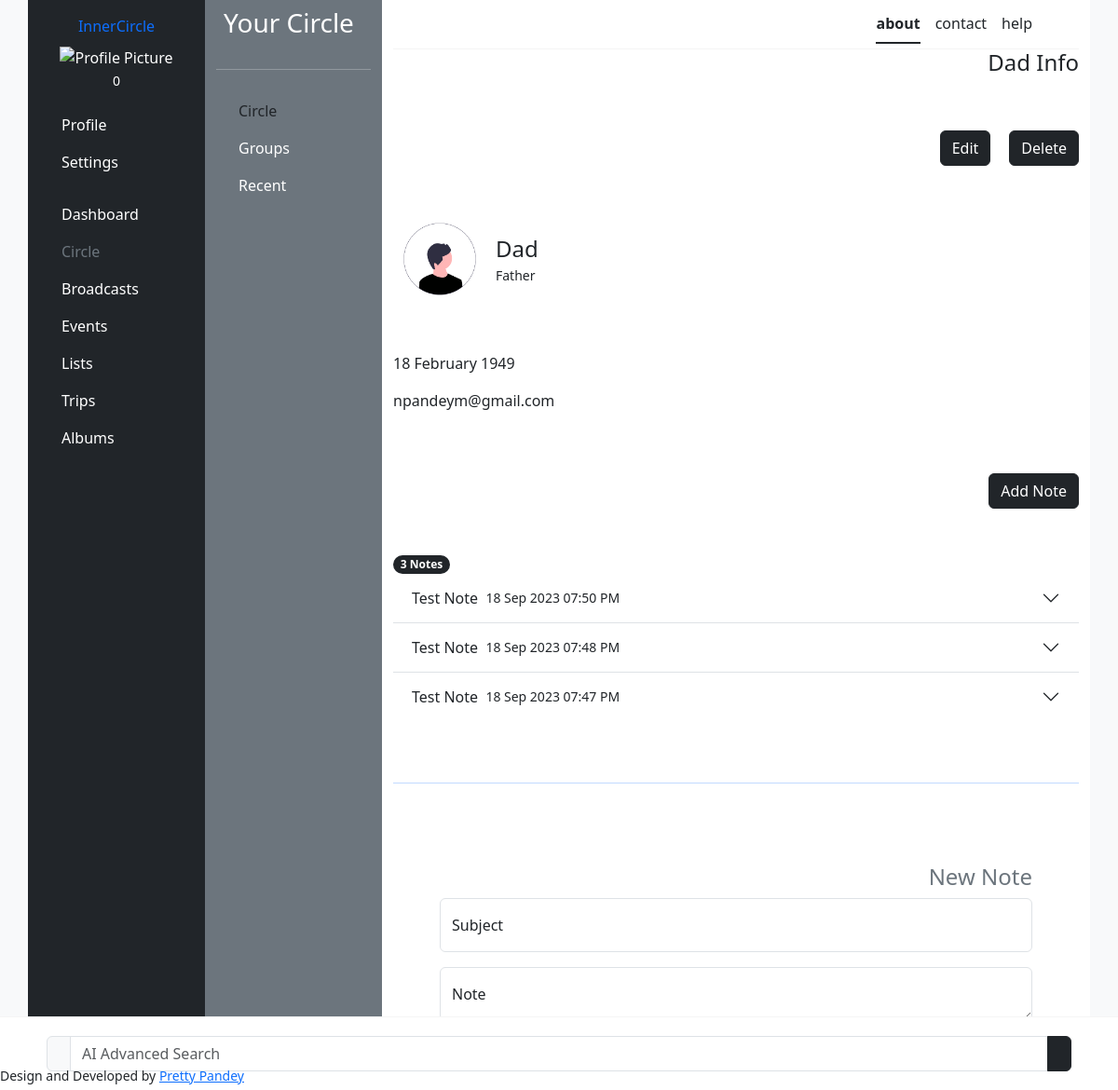
Screenshot of /member_detail/1/ (signed in) with the database file from the repository.
### circle/models.py (models this page shows, shortened)
class Member(models.Model):
    user = models.ForeignKey(User, on_delete=models.CASCADE, related_name='circle_members')
    created = models.DateTimeField(auto_now_add=True)
    updated = models.DateTimeField(auto_now=True)
    name = models.CharField(max_length=255)
    email = models.EmailField()
    image = models.ImageField(upload_to='member_images/', default='')
    relationship = models.CharField(max_length=255)
    date_of_birth = models.DateField(null=True, blank=True)
    class Meta:
        ordering = ['-name']

class Note(models.Model):
    member = models.ForeignKey(Member, on_delete=models.CASCADE, related_name='member_notes')
    subject = models.CharField(max_length=255)
    created = models.DateTimeField(auto_now_add=True)
    updated = models.DateTimeField(auto_now= True)
    content = models.TextField()
    class Meta:
        ordering = ['-created']

### circle/views.py (the view, shortened to what this page needs)
# urls.py: path('member_detail/<str:member_id>/', views.member_detail, name='member_detail'),
@login_required(login_url='signIn')
def member_detail(request, member_id):
    template = 'circle/member_detail.html'
    member = Member.objects.get(pk=member_id)
    form = NoteForm()
    context = {
        'member': member,
        'form': form,
    }
    return render(request, template, context)

### circle/forms.py
class NoteForm(forms.ModelForm):
    subject = forms.TextInput()
    members = forms.Textarea()
    class Meta:
        model = Note
        fields = (
            'subject',
            'content',
        )
        widgets = {
            'subject': forms.TextInput(attrs={'class': 'form-control', 'placeholder': 'Subject'}),
            'content': forms.Textarea(attrs={'class': 'form-control', 'placeholder': 'Note'}),
        }

### users/templatetags/cache_bust.py (called while the page is built)
@register.simple_tag(name='cache_bust')
def cache_bust():
    if settings.DEBUG:
        version = uuid.uuid1()
    else:
        version = os.environ.get('PROJECT_VERSION')
        if version is None:
            version = '1'
    return '__v__={version}'.format(version=version)

### templates/circle/member_detail.html (shortened to what this page needs)
{% extends 'base.html' %}
{% load cache_bust %}
{% load static %}
{% load bootstrap_icons %}
{% block css %}<link rel="stylesheet" href="{% static 'scss/circle.scss' %}?{% cache_bust %}">{% endblock %}
{% block content %}
<section class="d-flex flex-column justify-content-between" style="gap: 50px">
    <div class="d-flex justify-content-between align-items-center" >
        <h4 class="text-dark text-end"> {{member.name}} Info</h4>
    </div>
    <div class="d-flex justify-content-end" style="gap: 20px;">
        <a class="btn btn-dark" href="{% url 'edit_member' member.id %}">{% bs_icon 'pen-fill' %} Edit</a>
        <a class="btn btn-dark" href="{% url 'delete_member' member.id %}">{% bs_icon 'trash3-fill' %} Delete</a>
    </div>
    <div class="d-flex align-items-center" style="gap: 10px">
        <img src="{{ member.image.url }}" alt="Member Image" style="width: 100px; height: 100px; object-fit: cover; border-radius: 50%;">
        <div>
            <span style="font-size:1.5em;">{{ member.name }}</span><br>
            <span><small>{{ member.relationship }}</small></span>
        </div>
    </div>
    <div>
        <p>{% bs_icon 'balloon' %} {{ member.date_of_birth|date:"d F Y" }}</p>
        <p>{% bs_icon 'envelope-at' %} {{ member.email }}</p>
    </div>
    <div class="d-flex justify-content-end">
        <a href="" class="btn btn-dark">Add Note</a>
    </div>
    <div>
        <span class="badge bg-dark rounded-pill">{{ member.member_notes.count }} Notes</span>
        {% if member.member_notes.all %}
        <div class="accordion accordion-flush">
            {% for note in member.member_notes.all %}
            <div class="accordion-item">
                <h2 class="accordion-header">
                  <button class="accordion-button collapsed" type="button" data-bs-toggle="collapse" data-bs-target="#flush-collapse{{ note.id }}" aria-expanded="false" aria-controls="flush-collapseOne">
                    {{ note.subject }}&nbsp;&nbsp;<small>{{ note.created|date:"d M Y"}}  {{note.created|time:"h:i A"}}</small>
                  </button>
                </h2>
              </div>
            {% endfor %}
        </div>
        {% else %}
        <p>You current have no notes about {{ member.name }}</p>
        {% endif %}
    </div>
    <hr class="text-primary">
    <div id="addNote">
        <form class="form" action="{% url 'member_detail' member.id %}" method="POST" enctype="multipart/form-data">
            <h4 class="text-secondary text-end"> New Note</h4>
            <div class="form-floating mb-3">
                {{ form.subject }}
                <label for="subject">Subject</label>
            </div>
            <div class="form-floating mb-3">
                {{ form.content }}
                <label for="content">Note</label>
            </div>
            <button type="submit" class="btn btn-dark">Add Note</button>
        </form>
    </div>
</section>
{% endblock %}

### templates/components/search-bar.html (style rules this page uses)
form { margin: 20px 0; padding: 0 50px; }

### rows the page displays
Member: name "Dad", image (picture), relationship "Father", date_of_birth "18 February 1949", email "npandeym@gmail.com", member_notes.count "3"
Note: subject "Test Note", created "18 Sep 2023", created "07:50 PM"
Note: subject "Test Note", created "18 Sep 2023", created "07:48 PM"
Note: subject "Test Note", created "18 Sep 2023", created "07:47 PM"
